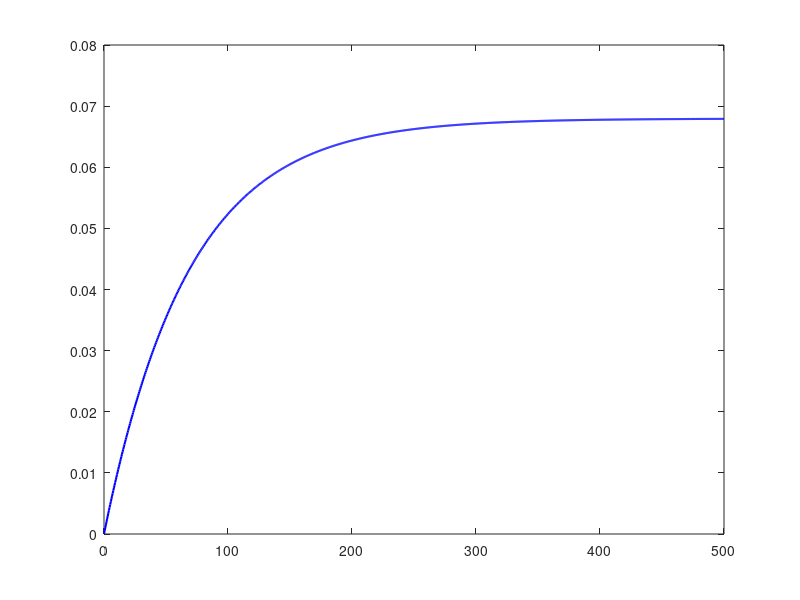

MATLAB code to generate this figure: (Note: this script raises an error after producing the figure.)
rho = 1000; % Dichte der Flüssigkeit in kg/Kubikmeter
A = 1; % Grundfläche in Quadratmeter
a = 0.003; % Querschnitt des Auslaufs in Quadratmeter
g = 9.81; % Erdbeschleunigung in m/Quadratsekunde
qzu = 6.0; % Stationärer Zufluss (im Arbeitspunkt) in kg/sec

c2=1/(rho*A);
c3=(a*a*rho*g)/(A*qzu);
num = [c2];
den = [1 c3]; 
G1 = tf(num, den);

% Simulation der Sprungantwort
t = 0:0.5:500; % Zeitvektor von 0 bis 500 Sekunden in Schritten von 0.5 s
[y, t] = step(G1, t);

% Berechnung des Verstärkungsfaktors (Endwert der Sprungantwort)
steady_state_value = y(end);

% Berechnung der Zeitkonstanten (63,2% des Endwerts)
target_value = 0.632 * steady_state_value;
T_index = find(y >= target_value, 1); % Index für ersten Punkt bei 63.2% des Endwerts
T_approx = t(T_index); % Zeitkonstante T

% Plot erstellen
figure;
plot(t, y, 'b-', 'LineWidth', 1.5); % Plot in Blau mit Linienbreite 1.5
hold on;
yline(steady_state_value, 'g--'); % Verstärkungsfaktor-Linie
xline(T_approx, 'r--'); % Zeitkonstanten-Linie
plot(T_approx, target_value, 'ro'); % Markierung des Punktes bei Zeitkonstante

% Horizontale Beschriftung des Verstärkungsfaktors und der Zeitkonstante
text(T_approx + 20, target_value, ['T = ', num2str(T_approx, '%.2f'), ' s'], 'Color', 'red', 'HorizontalAlignment', 'left');
text(20, steady_state_value - 0.05, ['K = ', num2str(steady_state_value, '%.2f'), ' m'], 'Color', 'green', 'HorizontalAlignment', 'left');

% Achsenbeschriftung und Titel
grid on;
xlabel('Zeit t (s)');
ylabel('Füllstand x(t) (m)');
title('Simulation des Füllstands für ein lineares Behältermodell L1 ');
legend('Füllstand x(t)', 'Endwert (Gain)', 'Zeitkonstante (T)');

% Plot speichern
saveas(gcf, 'simulation_ergebnis_L1.png'); % Speichern des Plots als PNG-Datei